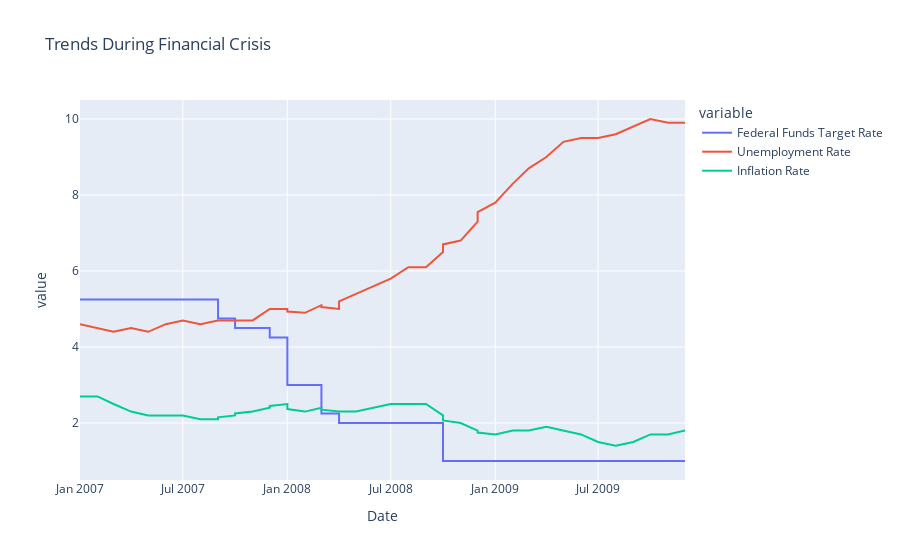

Write notebook code for a chart like this one.
### Markdown cell above
### Financial Crisis in 2008
For those working in the financial sector, the financial crisis began well before 2008. However, for the general public, it became evident on March 16, 2008, when Bear Stearns, an 85-year-old investment bank, was sold to JP Morgan for $2 per share.

Let's examine the data from this period, specifically focusing on the years 2007 and onwards.

### Code cell
import pandas as pd
import plotly.express as px


# Create a datetime column from Year and Month
df['Date'] = pd.to_datetime(df[['Year', 'Month']].assign(DAY=1))

# Filter data for the years 2007 to 2009
data_index_2007 = df[(df['Year'] >= 2007) & (df['Year'] <= 2009)]
data_index_2007 = data_index_2007.set_index("Date")

# Select relevant columns
data_kept_2007 = data_index_2007[['Federal Funds Target Rate', 'Unemployment Rate', 'Inflation Rate']]

# Interpolate missing values to make the line smooth
data_kept_2007 = data_kept_2007.interpolate()

# Plot the data using Plotly
fig = px.line(data_kept_2007, title='Trends During Financial Crisis')
fig.show()

### Figure 1 — Plotly figure (JSON) as saved in the notebook; plotly's stock layout.template omitted (floating-point values rounded to 4 significant figures)
{"data": [{"hovertemplate": "variable=Federal Funds Target Rate<br>Date=%{x}<br>value=%{y}<extra></extra>", "legendgroup": "Federal Funds Target Rate", "line": {"color": "#636efa", "dash": "solid"}, "marker": {"symbol": "circle"}, "mode": "lines", "name": "Federal Funds Target Rate", "orientation": "v", "showlegend": true, "type": "scatter", "x": ["2007-01-01T00:00:00", "2007-02-01T00:00:00", "2007-03-01T00:00:00", "2007-04-01T00:00:00", "2007-05-01T00:00:00", "2007-06-01T00:00:00", "2007-07-01T00:00:00", "2007-08-01T00:00:00", "2007-09-01T00:00:00", "2007-09-01T00:00:00", "2007-10-01T00:00:00", "2007-10-01T00:00:00", "2007-11-01T00:00:00", "2007-12-01T00:00:00", "2007-12-01T00:00:00", "2008-01-01T00:00:00", "2008-01-01T00:00:00", "2008-01-01T00:00:00", "2008-02-01T00:00:00", "2008-03-01T00:00:00", "2008-03-01T00:00:00", "2008-04-01T00:00:00", "2008-04-01T00:00:00", "2008-05-01T00:00:00", "2008-06-01T00:00:00", "2008-07-01T00:00:00", "2008-08-01T00:00:00", "2008-09-01T00:00:00", "2008-10-01T00:00:00", "2008-10-01T00:00:00", "2008-10-01T00:00:00", "2008-11-01T00:00:00", "2008-12-01T00:00:00", "2008-12-01T00:00:00", "2009-01-01T00:00:00", "2009-02-01T00:00:00", "2009-03-01T00:00:00", "2009-04-01T00:00:00", "2009-05-01T00:00:00", "2009-06-01T00:00:00", "2009-07-01T00:00:00", "2009-08-01T00:00:00", "2009-09-01T00:00:00", "2009-10-01T00:00:00", "2009-11-01T00:00:00", "2009-12-01T00:00:00"], "xaxis": "x", "y": [5.25, 5.25, 5.25, 5.25, 5.25, 5.25, 5.25, 5.25, 5.25, 4.75, 4.75, 4.5, 4.5, 4.5, 4.25, 4.25, 3.5, 3, 3, 3, 2.25, 2.25, 2, 2, 2, 2, 2, 2, 2, 1.5, 1, 1, 1, 1, 1, 1, 1, 1, 1, 1, 1, 1, 1, 1, 1, 1], "yaxis": "y"}, {"hovertemplate": "variable=Unemployment Rate<br>Date=%{x}<br>value=%{y}<extra></extra>", "legendgroup": "Unemployment Rate", "line": {"color": "#EF553B", "dash": "solid"}, "marker": {"symbol": "circle"}, "mode": "lines", "name": "Unemployment Rate", "orientation": "v", "showlegend": true, "type": "scatter", "x": ["2007-01-01T00:00:00", "2007-02-01T00:00:00", "2007-03-01T00:00:00", "2007-04-01T00:00:00", "2007-05-01T00:00:00", "2007-06-01T00:00:00", "2007-07-01T00:00:00", "2007-08-01T00:00:00", "2007-09-01T00:00:00", "2007-09-01T00:00:00", "2007-10-01T00:00:00", "2007-10-01T00:00:00", "2007-11-01T00:00:00", "2007-12-01T00:00:00", "2007-12-01T00:00:00", "2008-01-01T00:00:00", "2008-01-01T00:00:00", "2008-01-01T00:00:00", "2008-02-01T00:00:00", "2008-03-01T00:00:00", "2008-03-01T00:00:00", "2008-04-01T00:00:00", "2008-04-01T00:00:00", "2008-05-01T00:00:00", "2008-06-01T00:00:00", "2008-07-01T00:00:00", "2008-08-01T00:00:00", "2008-09-01T00:00:00", "2008-10-01T00:00:00", "2008-10-01T00:00:00", "2008-10-01T00:00:00", "2008-11-01T00:00:00", "2008-12-01T00:00:00", "2008-12-01T00:00:00", "2009-01-01T00:00:00", "2009-02-01T00:00:00", "2009-03-01T00:00:00", "2009-04-01T00:00:00", "2009-05-01T00:00:00", "2009-06-01T00:00:00", "2009-07-01T00:00:00", "2009-08-01T00:00:00", "2009-09-01T00:00:00", "2009-10-01T00:00:00", "2009-11-01T00:00:00", "2009-12-01T00:00:00"], "xaxis": "x", "y": [4.6, 4.5, 4.4, 4.5, 4.4, 4.6, 4.7, 4.6, 4.7, 4.7, 4.7, 4.7, 4.7, 5, 5, 5, 4.967, 4.933, 4.9, 5.1, 5.05, 5, 5.2, 5.4, 5.6, 5.8, 6.1, 6.1, 6.5, 6.6, 6.7, 6.8, 7.3, 7.55, 7.8, 8.3, 8.7, 9, 9.4, 9.5, 9.5, 9.6, 9.8, 10, 9.9, 9.9], "yaxis": "y"}, {"hovertemplate": "variable=Inflation Rate<br>Date=%{x}<br>value=%{y}<extra></extra>", "legendgroup": "Inflation Rate", "line": {"color": "#00cc96", "dash": "solid"}, "marker": {"symbol": "circle"}, "mode": "lines", "name": "Inflation Rate", "orientation": "v", "showlegend": true, "type": "scatter", "x": ["2007-01-01T00:00:00", "2007-02-01T00:00:00", "2007-03-01T00:00:00", "2007-04-01T00:00:00", "2007-05-01T00:00:00", "2007-06-01T00:00:00", "2007-07-01T00:00:00", "2007-08-01T00:00:00", "2007-09-01T00:00:00", "2007-09-01T00:00:00", "2007-10-01T00:00:00", "2007-10-01T00:00:00", "2007-11-01T00:00:00", "2007-12-01T00:00:00", "2007-12-01T00:00:00", "2008-01-01T00:00:00", "2008-01-01T00:00:00", "2008-01-01T00:00:00", "2008-02-01T00:00:00", "2008-03-01T00:00:00", "2008-03-01T00:00:00", "2008-04-01T00:00:00", "2008-04-01T00:00:00", "2008-05-01T00:00:00", "2008-06-01T00:00:00", "2008-07-01T00:00:00", "2008-08-01T00:00:00", "2008-09-01T00:00:00", "2008-10-01T00:00:00", "2008-10-01T00:00:00", "2008-10-01T00:00:00", "2008-11-01T00:00:00", "2008-12-01T00:00:00", "2008-12-01T00:00:00", "2009-01-01T00:00:00", "2009-02-01T00:00:00", "2009-03-01T00:00:00", "2009-04-01T00:00:00", "2009-05-01T00:00:00", "2009-06-01T00:00:00", "2009-07-01T00:00:00", "2009-08-01T00:00:00", "2009-09-01T00:00:00", "2009-10-01T00:00:00", "2009-11-01T00:00:00", "2009-12-01T00:00:00"], "xaxis": "x", "y": [2.7, 2.7, 2.5, 2.3, 2.2, 2.2, 2.2, 2.1, 2.1, 2.15, 2.2, 2.25, 2.3, 2.4, 2.45, 2.5, 2.433, 2.367, 2.3, 2.4, 2.35, 2.3, 2.3, 2.3, 2.4, 2.5, 2.5, 2.5, 2.2, 2.133, 2.067, 2, 1.8, 1.75, 1.7, 1.8, 1.8, 1.9, 1.8, 1.7, 1.5, 1.4, 1.5, 1.7, 1.7, 1.8], "yaxis": "y"}], "layout": {"legend": {"title": {"text": "variable"}, "tracegroupgap": 0}, "title": {"text": "Trends During Financial Crisis"}, "xaxis": {"anchor": "y", "domain": [0, 1], "title": {"text": "Date"}}, "yaxis": {"anchor": "x", "domain": [0, 1], "title": {"text": "value"}}}}
